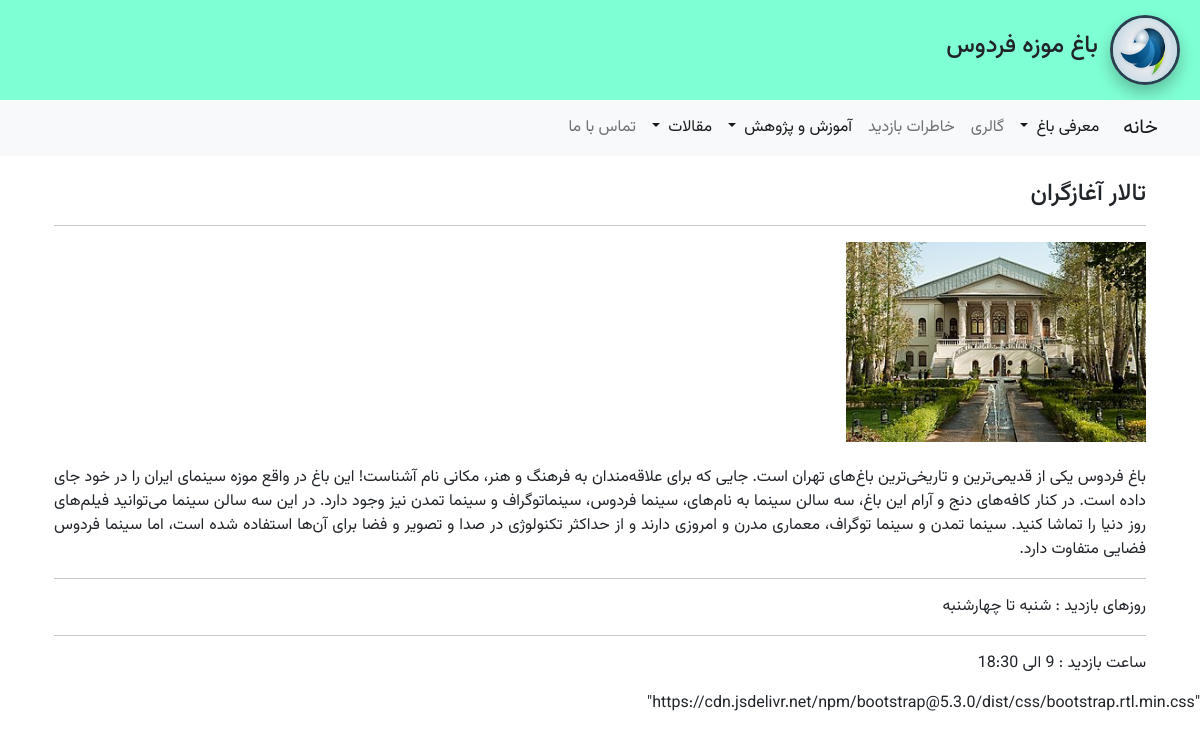
/places/section_detail/1/, run on the app's committed database.
### apps/places/models.py (models this page shows, shortened)
class Place(models.Model):
    title = models.CharField(max_length=100 , verbose_name='نام مکان')
    description = models.TextField(verbose_name='توضیحات' , default='description')
    image = models.ImageField(upload_to='images/places/', verbose_name='تصویر')
    visiting_day = models.CharField(max_length=100,verbose_name='روزهای بازدید')
    visiting_hour = models.CharField(max_length=100 , verbose_name='ساعت بازدید')
    ruls = models.TextField(verbose_name='قوانین')
    register_date = models.DateTimeField(default=timezone.now,verbose_name='تاریخ و زمان ثبت')
    class Meta:
        verbose_name = 'مکان'
        verbose_name_plural = 'مکان ها'
        db_table = 't_Places'

### apps/places/views.py (the view)
# urls.py: path('section_detail/<int:id>/',views.section_detail ,name='section_detail'),
def section_detail(request,id):
    section_detail = Place.objects.get(id=id)
    context = {
        'section_detail':section_detail
    }
    return render(request,'place_app/section_detail.html',context)

### apps/main/views.py (called while the page is built)
def media_admin(request):
    return {'media_url':settings.MEDIA_URL,}

### templates/place_app/section_detail.html (shortened to what this page needs)
{% extends 'base.html' %}
{% block content %}
    <div class="container">
        <div class="caption">
            <h4>{{section_detail.title}}</h4>
        </div>
        <hr>
        <div class="thumbanil">
                <img src="{{media_url}}/{{section_detail.image}}" alt="" class="img-300">
        </div>
        <br>
        <div>
            <p style="text-align: justify;">{{section_detail.ruls}}</p>
        </div>
        <hr>
        <div>
            <p>روزهای بازدید : {{section_detail.visiting_day}}</p>
        </div>
        <hr>
        <div>
            <p>ساعت بازدید : {{section_detail.visiting_hour }}</p>
        </div>
    </div>
{% endblock content %}

### static/css/style.css (style rules this page uses)
.body { direction: rtl; font-family: Vazirmatn; font-weight: 400; }
.img-300 { width: 300px; height: 200px; }

### data on the page
Place: title "تالار آغازگران", image (picture), ruls "باغ فردوس یکی از قدیمی‌ترین و تاریخی‌ترین باغ‌های تهران است. جایی که برای علاقه‌مندان به فرهنگ و هنر، مکانی نام آشناست! این باغ در واقع موزه سینمای ایران را در خود جای داده است. در کنار کافه‌های دنج و آرام این باغ، سه سالن سینما به نام‌های، سینما فردوس، سینما‌توگراف و سینما تمدن نیز وجود دارد. در این سه سالن سینما می‌توانید فیلم‌های روز دنیا را تماشا کنید. سینما تمدن و سینما توگراف، معماری مدرن و امروزی دارند و از حداکثر تکنولوژی در صدا و تصویر و فضا برای آن‌ها استفاده شده‌ است، اما سینما فردوس فضایی متفاوت دارد.", visiting_day "شنبه تا چهارشنبه", visiting_hour "9 الی 18:30"
